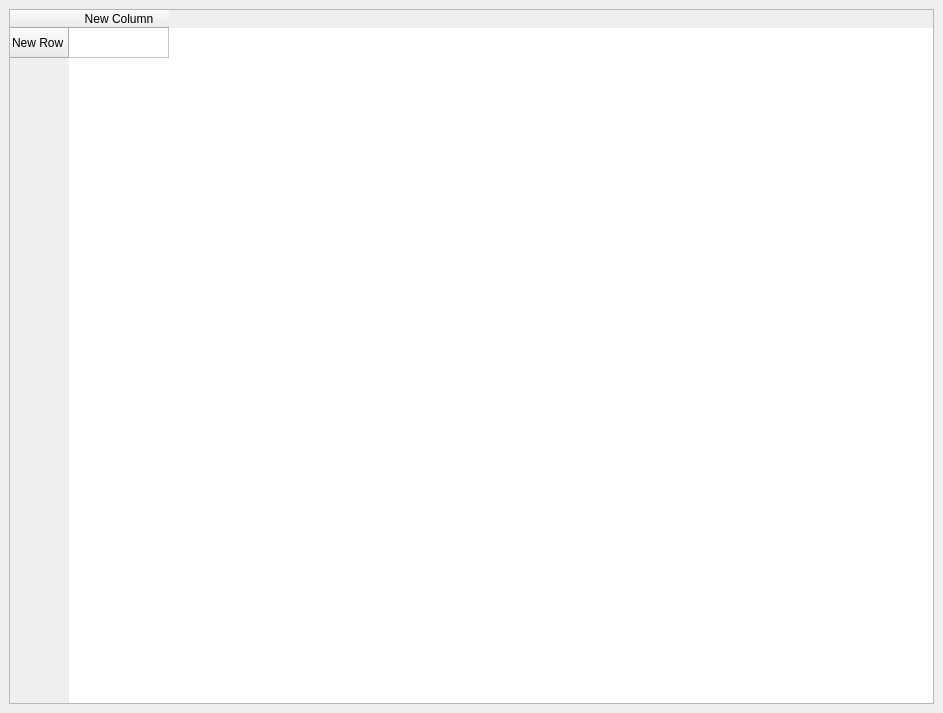
<?xml version="1.0" encoding="UTF-8"?>
<ui version="4.0">
 <class>MainWindow</class>
 <widget class="QMainWindow" name="MainWindow">
  <property name="geometry">
   <rect>
    <x>0</x>
    <y>0</y>
    <width>943</width>
    <height>713</height>
   </rect>
  </property>
  <property name="windowTitle">
   <string>MainWindow</string>
  </property>
  <widget class="QWidget" name="centralwidget">
   <layout class="QHBoxLayout" name="horizontalLayout_3">
    <item>
     <widget class="QTableWidget" name="tableWidget">
      <row>
       <property name="text">
        <string>New Row</string>
       </property>
      </row>
      <column>
       <property name="text">
        <string>New Column</string>
       </property>
      </column>
      <item row="0" column="0">
       <property name="text">
        <string/>
       </property>
       <property name="flags">
        <set>ItemIsDragEnabled|ItemIsUserCheckable|ItemIsEnabled</set>
       </property>
      </item>
     </widget>
    </item>
   </layout>
  </widget>
 </widget>
 <resources/>
 <connections/>
</ui>
